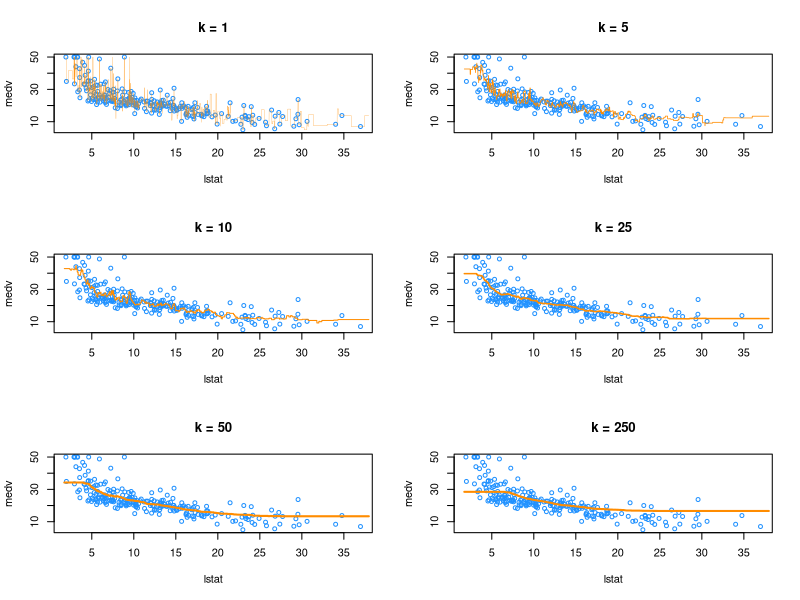

Generate this figure with R:
## ---- chunk 1
library(MASS)      # This package contains the dataset
head(Boston)
dim(Boston)
## ---- chunk 2
set.seed(123)
train_index <- sample(1:nrow(Boston), size = 250)
train_data  <- Boston[train_index, ]
test_data   <- Boston[-train_index, ]
## ---- chunk 3
X_train <- Boston["lstat"]
X_test  <- Boston["lstat"]
y_train <- Boston["medv"]
y_test  <- Boston["medv"]
## ---- chunk 4
X_train_min <- min(X_train)
X_train_max <- max(X_train)
x_grid <- data.frame(lstat = seq(from=X_train_min, to=X_train_max, by = 0.01))
head(x_grid)
tail(x_grid)
## ---- chunk 5
library(FNN)
pred_001 <- knn.reg(train = X_train, test = x_grid, y = y_train, k = 1)
pred_005 <- knn.reg(train = X_train, test = x_grid, y = y_train, k = 5)
pred_010 <- knn.reg(train = X_train, test = x_grid, y = y_train, k = 10)
pred_050 <- knn.reg(train = X_train, test = x_grid, y = y_train, k = 50)
pred_100 <- knn.reg(train = X_train, test = x_grid, y = y_train, k = 100)
pred_250 <- knn.reg(train = X_train, test = x_grid, y = y_train, k = 250)
## ---- chunk 6
par(mfrow = c(3, 2))

plot(medv ~ lstat, data = train_data, cex = .8, col = "dodgerblue", main = "k = 1")
lines(x_grid$lstat, pred_001$pred, col = "darkorange", lwd = 0.25)

plot(medv ~ lstat, data = train_data, cex = .8, col = "dodgerblue", main = "k = 5")
lines(x_grid$lstat, pred_005$pred, col = "darkorange", lwd = 0.75)

plot(medv ~ lstat, data = train_data, cex = .8, col = "dodgerblue", main = "k = 10")
lines(x_grid$lstat, pred_010$pred, col = "darkorange", lwd = 1)

plot(medv ~ lstat, data = train_data, cex = .8, col = "dodgerblue", main = "k = 25")
lines(x_grid$lstat, pred_050$pred, col = "darkorange", lwd = 1.5)

plot(medv ~ lstat, data = train_data, cex = .8, col = "dodgerblue", main = "k = 50")
lines(x_grid$lstat, pred_100$pred, col = "darkorange", lwd = 2)

plot(medv ~ lstat, data = train_data, cex = .8, col = "dodgerblue", main = "k = 250")
lines(x_grid$lstat, pred_250$pred, col = "darkorange", lwd = 2)
## ---- chunk 7
rmse = function(actual, predicted) {
  sqrt(mean((actual - predicted) ^ 2))
}
## ---- chunk 8
# define helper function for getting knn.reg predictions
# note: this function is highly specific to this situation and dataset
make_knn_pred = function(k = 1, training, predicting) {
  pred = FNN::knn.reg(train = training["lstat"],
                      test = predicting["lstat"],
                      y = training$medv, k = k)$pred
  act  = predicting$medv
  rmse(predicted = pred, actual = act)
}
## ---- chunk 9
# define values of k to evaluate
k = c(1, 5, 10, 25, 50, 250)
## ---- chunk 10
# get requested train RMSEs
knn_trn_rmse = sapply(k, make_knn_pred,
                      training = train_data,
                      predicting = train_data)
# get requested test RMSEs
knn_tst_rmse = sapply(k, make_knn_pred,
                      training = train_data,
                      predicting = test_data)

# determine "best" k
best_k = k[which.min(knn_tst_rmse)]

# find overfitting, underfitting, and "best"" k
fit_status = ifelse(k < best_k, "Over", ifelse(k == best_k, "Best", "Under"))
## ---- chunk 11
# summarize results
knn_results = data.frame(
  k,
  round(knn_trn_rmse, 2),
  round(knn_tst_rmse, 2),
  fit_status
)
colnames(knn_results) = c("k", "Train RMSE", "Test RMSE", "Fit?")

# display results
knitr::kable(knn_results, escape = FALSE, booktabs = TRUE)
